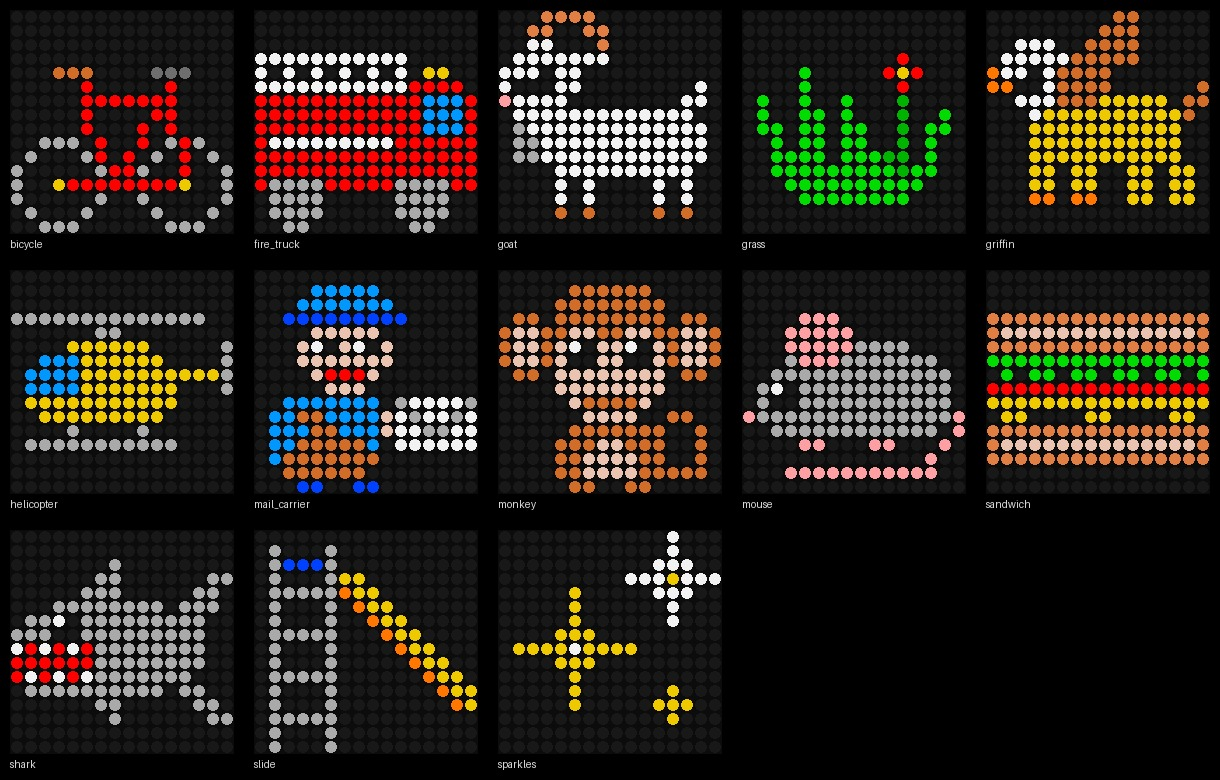

This figure's Python source:
"""Usage: python3 samples.py [samples|playground] [--write]. Build drafts/<base>.jpg (+ samples_blind.jpg) and icon files from samples.json."""
import json, os, sys
from PIL import Image, ImageDraw
OUT = os.path.dirname(os.path.abspath(__file__))
ROOT = os.path.dirname(OUT)
DESTS = [os.path.join(ROOT, 'icons'), os.path.join(os.path.dirname(ROOT), 'Icon Display Station', 'icons')]
PAL = dict(W=(185,255,150), L=(131,180,106), G=(80,110,65), Y=(255,150,0), O=(255,60,0), R=(255,0,0),
  g=(20,160,0), D=(0,100,0), B=(0,0,255), S=(0,60,200), U=(100,0,255), N=(150,45,5), E=(80,20,0),
  P=(255,94,50), T=(180,60,10), C=(255,140,60), K=(0,0,0))
# LED->screen model (copied from build.py, port of display.js ledScreenRgb)
PRIM = [(0.7006,0.2993,400),(0.0743,0.8338,1150),(0.1241,0.0578,250)]
PRIM = [((x/y)*Iv, Iv, ((1-x-y)/y)*Iv) for x,y,Iv in PRIM]
LY = sum(p[1] for p in PRIM)
NEUTRAL = {(185,255,150): (242,242,242), (131,180,106): (170,170,170), (80,110,65): (110,110,110)}  # measured panel neutrals
def scr(d):
    if tuple(d) in NEUTRAL: return NEUTRAL[tuple(d)]
    X,Y,Z = [sum(d[j]/255*PRIM[j][i] for j in range(3))/LY for i in range(3)]
    out=[]
    for c in (3.2406*X-1.5372*Y-0.4986*Z, -0.9689*X+1.8758*Y+0.0415*Z, 0.0557*X-0.204*Y+1.057*Z):
        v=max(0,min(1,c)); out.append(round((12.92*v if v<=0.0031308 else 1.055*v**(1/2.4)-0.055)*255))
    return tuple(out)
def duty(rows):
    assert len(rows) == 16 and all(len(r) == 16 for r in rows), rows
    return [[(0,0,0) if c == '.' else PAL[c] for c in r] for r in rows]
CELL = 14
def tile(rows):
    im = Image.new('RGB', (16*CELL, 16*CELL), (12,12,12)); dr = ImageDraw.Draw(im)
    for y, r in enumerate(duty(rows)):
        for x, d in enumerate(r):
            dr.ellipse([x*CELL+1, y*CELL+1, x*CELL+CELL-2, y*CELL+CELL-2], fill=scr(d) if any(d) else (24,24,24))
    return im
def sheet(icons, labels, path):
    n = len(icons); cols = 5; rws = (n+cols-1)//cols; W = 16*CELL+20; H = 16*CELL+(36 if labels else 20)
    im = Image.new('RGB', (cols*W, rws*H), (0,0,0)); dr = ImageDraw.Draw(im)
    for i, (name, rows) in enumerate(icons):
        x, y = (i % cols)*W+10, (i//cols)*H+10
        im.paste(tile(rows), (x, y))
        dr.text((x, y+16*CELL+4), name if labels else str(i+1), fill=(220,220,220))
    im.save(path, quality=92)
SRC = 'samples'
def write_icon(name, rows):
    lines = ['# Hand-edited 16x16 icon -- linear PWM duty bytes, row-major from top-left.',
             f'# From Stations/IconDisplay/drafts/{SRC}.json.', 'SIZE = (16, 16)', 'ICON = (']
    for r in duty(rows):
        lines.append('    ' + ', '.join(f'({a}, {b}, {c})' for a, b, c in r) + ',')
    lines.append(')')
    for d in DESTS:
        with open(os.path.join(d, name + '.py'), 'w') as f: f.write('\n'.join(lines) + '\n')
if __name__ == '__main__':
    base = next((a for a in sys.argv[1:] if not a.startswith('-')), 'samples')  # e.g. playground
    data = json.load(open(os.path.join(OUT, base + '.json')))
    icons = [(k, v['rows']) for k, v in data.items() if not k.startswith('_')]
    sheet(icons, True, os.path.join(OUT, base + '.jpg'))
    sheet(icons, False, os.path.join(OUT, base + '_blind.jpg'))
    SRC = base
    if '--write' in sys.argv:
        for k, rows in icons: write_icon(k, rows)
